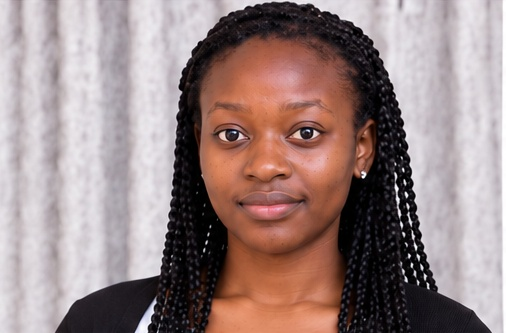
#> input picture images/aderline_neutral.jpg, 506 x 333 px; its folder holds only this picture in this run
$ python image_pipeline.py
#> lines starting #> are read from the running program, lines starting #| are printed output that depends on the picture
"""Task 2: load face images, display samples, augment, extract features -> image_features.csv.

Expected naming (consistent, as the rubric asks):
    images/<member>_<expression>.<jpg|jpeg|png>
    expression in {neutral, smiling, surprised}
e.g. images/chriss_neutral.jpg

Run from the repo root:
    python src/image_pipeline.py --images images --out data/image_features.csv
"""
import argparse
import re
from pathlib import Path

import cv2
import matplotlib
import matplotlib.pyplot as plt
import numpy as np
import pandas as pd
from skimage.feature import hog

EXPRESSIONS = ("neutral", "smiling", "surprised")
EXTS = {".jpg", ".jpeg", ".png"}
SIZE = 128  # faces are resized to SIZE x SIZE before feature extraction

def _load_cascade():
    name = "haarcascade_frontalface_default.xml"
    if not hasattr(cv2, "CascadeClassifier"):
        return None
    candidates = []
    if getattr(cv2, "data", None):
        candidates.append(Path(cv2.data.haarcascades) / name)
    candidates.append(Path(__file__).resolve().parent.parent / "models" / name)  # repo fallback
    for c in candidates:
        if c.exists():
            cc = cv2.CascadeClassifier(str(c))
            if not cc.empty():
                return cc
    return cv2.CascadeClassifier()


_cascade = _load_cascade()
if _cascade is None or _cascade.empty():
    print("[warn] Haar face cascade not found; using the full image instead of a face crop.")


def parse_name(path):
    m = re.match(r"^(?P<member>.+)_(?P<expr>neutral|smiling|surprised)$", path.stem, re.I)
    if not m:
        return None
    return m["member"].lower(), m["expr"].lower()


def load_images(folder):
    items, skipped = [], []
    for p in sorted(Path(folder).iterdir()):
        if p.suffix.lower() not in EXTS:
            continue
        parsed = parse_name(p)
        img = cv2.imread(str(p))
        if parsed is None or img is None:
            skipped.append(p.name)
            continue
        items.append({"member": parsed[0], "expression": parsed[1], "path": p, "bgr": img})
    if skipped:
        print(f"[warn] skipped (bad name or unreadable): {skipped}")
    return items


def crop_face(bgr):
    """Crop the largest detected face; fall back to the full image if none is found."""
    gray = cv2.cvtColor(bgr, cv2.COLOR_BGR2GRAY)
    faces = [] if _cascade is None or _cascade.empty() else _cascade.detectMultiScale(
        gray, 1.1, 5, minSize=(60, 60)
    )
    if len(faces):
        x, y, w, h = max(faces, key=lambda f: f[2] * f[3])
        bgr = bgr[y:y + h, x:x + w]
    # every face is converted to grayscale so colour vs black-and-white photos cannot leak identity
    return to_gray(cv2.resize(bgr, (SIZE, SIZE)))


# ---------- augmentations ----------
def rotate(img, angle):
    h, w = img.shape[:2]
    M = cv2.getRotationMatrix2D((w / 2, h / 2), angle, 1.0)
    return cv2.warpAffine(img, M, (w, h), borderMode=cv2.BORDER_REFLECT)


def to_gray(img):
    return cv2.cvtColor(cv2.cvtColor(img, cv2.COLOR_BGR2GRAY), cv2.COLOR_GRAY2BGR)


AUGMENTATIONS = {
    "original": lambda im: im,
    "rotate_pos15": lambda im: rotate(im, 15),
    "rotate_neg15": lambda im: rotate(im, -15),
    "flip_horizontal": lambda im: cv2.flip(im, 1),
    "gaussian_blur": lambda im: cv2.GaussianBlur(im, (7, 7), 0),
    "brightness_up": lambda im: cv2.convertScaleAbs(im, alpha=1.0, beta=40),
}


# ---------- features ----------
def extract_features(bgr):
    feats = {}
    gray = cv2.cvtColor(bgr, cv2.COLOR_BGR2GRAY)
    # 1) grayscale intensity histogram: 16 bins, normalised (all faces are grayscale-standardised)
    h = cv2.calcHist([gray], [0], None, [16], [0, 256]).flatten()
    h = h / (h.sum() + 1e-9)
    for j, v in enumerate(h):
        feats[f"hist_gray_{j}"] = float(v)
    feats["gray_mean"] = float(gray.mean())
    feats["gray_std"] = float(gray.std())
    # 2) HOG descriptor of the 64x64 grayscale face = compact shape "embedding"
    small = cv2.resize(gray, (64, 64))
    vec = hog(small, orientations=9, pixels_per_cell=(16, 16), cells_per_block=(2, 2))
    for j, v in enumerate(vec):
        feats[f"hog_{j}"] = float(v)
    return feats


def show_samples(items, out_png):
    members = sorted({i["member"] for i in items})
    fig, axes = plt.subplots(len(members), len(EXPRESSIONS),
                             figsize=(3 * len(EXPRESSIONS), 3 * len(members)), squeeze=False)
    for r, m in enumerate(members):
        for c, e in enumerate(EXPRESSIONS):
            ax = axes[r][c]
            ax.axis("off")
            match = [i for i in items if i["member"] == m and i["expression"] == e]
            if match:
                ax.imshow(cv2.cvtColor(crop_face(match[0]["bgr"]), cv2.COLOR_BGR2RGB))
            else:
                ax.text(0.5, 0.5, "missing", ha="center", va="center")
            ax.set_title(f"{m} - {e}", fontsize=9)
    fig.suptitle("Sample faces per member and expression")
    fig.tight_layout()
    fig.savefig(out_png, dpi=150)
    plt.close(fig)


def show_augmentations(item, out_png):
    face = crop_face(item["bgr"])
    fig, axes = plt.subplots(1, len(AUGMENTATIONS), figsize=(3 * len(AUGMENTATIONS), 3.2))
    for ax, (name, fn) in zip(axes, AUGMENTATIONS.items()):
        ax.imshow(cv2.cvtColor(fn(face), cv2.COLOR_BGR2RGB))
        ax.set_title(name, fontsize=9)
        ax.axis("off")
    fig.suptitle(f"Augmentations: {item['member']} - {item['expression']}")
    fig.tight_layout()
    fig.savefig(out_png, dpi=150)
    plt.close(fig)


def main():
    matplotlib.use("Agg")  # script mode: write PNGs, no window (notebooks keep their own backend)
    ap = argparse.ArgumentParser()
    ap.add_argument("--images", default="images")
    ap.add_argument("--out", default="data/image_features.csv")
    ap.add_argument("--plots", default="reports/figures")
    a = ap.parse_args()

    items = load_images(a.images)
#> in load_images, img is the input picture: shape (333, 506, 3); mean B, G, R 132, 133.5, 154
#> items = 1 item
    if not items:
        raise SystemExit(f"No valid images found in {a.images}. Expected <member>_<expression>.jpg")

    members = sorted({i["member"] for i in items})
#> members = ['aderline']
    print(f"Loaded {len(items)} images for {len(members)} members: {members}")
#| Loaded 1 images for 1 members: ['aderline']
    for m in members:
        have = {i["expression"] for i in items if i["member"] == m}
        miss = set(EXPRESSIONS) - have
        if miss:
            print(f"[warn] {m} is missing expressions: {sorted(miss)}")
#> this loop made 1 pass
#| [warn] aderline is missing expressions: ['smiling', 'surprised']

    Path(a.plots).mkdir(parents=True, exist_ok=True)
    show_samples(items, Path(a.plots) / "image_samples.png")
#> the loop in show_samples, `for r, m in enumerate(members):` made 1 pass
#> (r, m) on pass 1: (0, 'aderline')
#> pass 1, in crop_face, `gray = cv2.cvtColor(bgr, cv2.COLOR_BGR2GRAY)`:
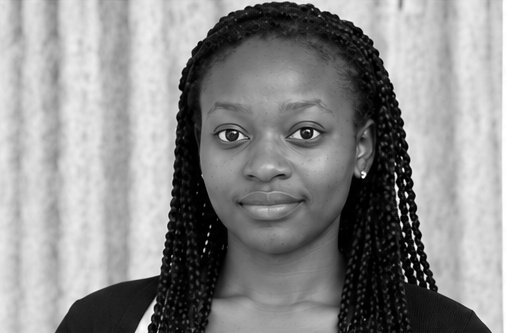
#> gray: shape (333, 506); min 0, max 255, mean 139.4
#> pass 1, in crop_face, `bgr = bgr[y:y + h, x:x + w]`:
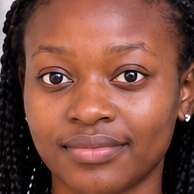
#> bgr: shape (194, 194, 3); mean of channels 0, 1, 2 67, 80.5, 129.9; drawn as B, G, R
#> in show_samples, `fig.savefig(out_png, dpi=150)`:
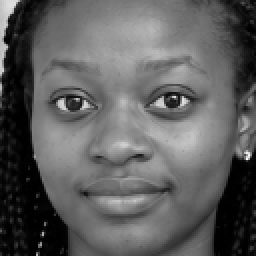
#> shown: shape (128, 128, 3) (shown 2 times larger); min 0, max 250, mean 93.6
    show_augmentations(items[0], Path(a.plots) / "image_augmentations_example.png")
#> the loop in show_augmentations, `for ax, (name, fn) in zip(axes, AUGMENTATIONS.items()):` made 6 passes
#> in show_augmentations, `fig.savefig(out_png, dpi=150)`:
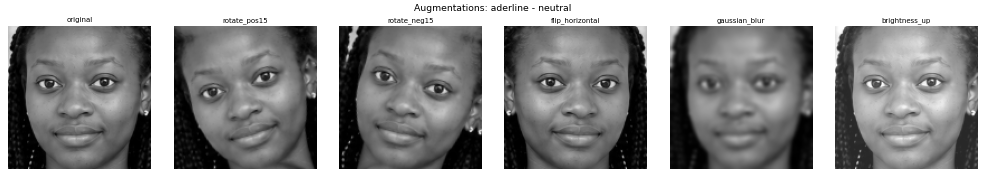
#> figure drawn by matplotlib, 6 panels

    rows = []
    for it in items:
        face = crop_face(it["bgr"])
        for aug_name, fn in AUGMENTATIONS.items():
            row = {"member": it["member"], "expression": it["expression"],
                   "source_file": it["path"].name, "augmentation": aug_name}
            row.update(extract_features(fn(face)))
            rows.append(row)
#> this loop made 1 pass
#> (faces in crop_face, x in crop_face, y in crop_face, w in crop_face) on pass 1: ([[176, 57, 194, 194]], 176, 57, 128)
#> pass 1, in extract_features, `small = cv2.resize(gray, (64, 64))`:
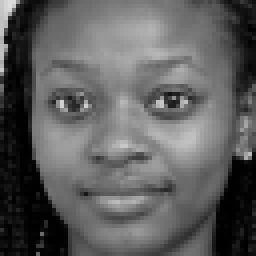
#> small: shape (64, 64) (shown 4 times larger); min 0, max 220, mean 93.7
#> pass 1, in extract_features (call 2), `gray = cv2.cvtColor(bgr, cv2.COLOR_BGR2GRAY)`:
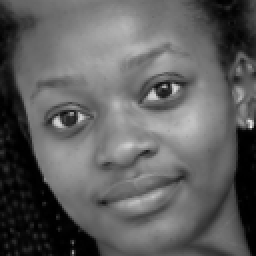
#> gray: shape (128, 128) (shown 2 times larger); min 0, max 228, mean 94.6
#> pass 1, in extract_features (call 2), `small = cv2.resize(gray, (64, 64))`:
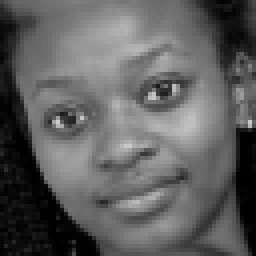
#> small: shape (64, 64) (shown 4 times larger); min 0, max 205, mean 94.7
#> after the loop, rows = 6 items

    df = pd.DataFrame(rows)
#> df = table of 6 rows and 346 columns
    Path(a.out).parent.mkdir(parents=True, exist_ok=True)
    df.to_csv(a.out, index=False)
    print(f"Saved {a.out}: {df.shape[0]} rows x {df.shape[1]} cols "
          f"({len(AUGMENTATIONS)} variants per source image)")
#| Saved data/image_features.csv: 6 rows x 346 cols (6 variants per source image)


if __name__ == "__main__":
    main()

$ run again, on images/elox_smiling.jpg
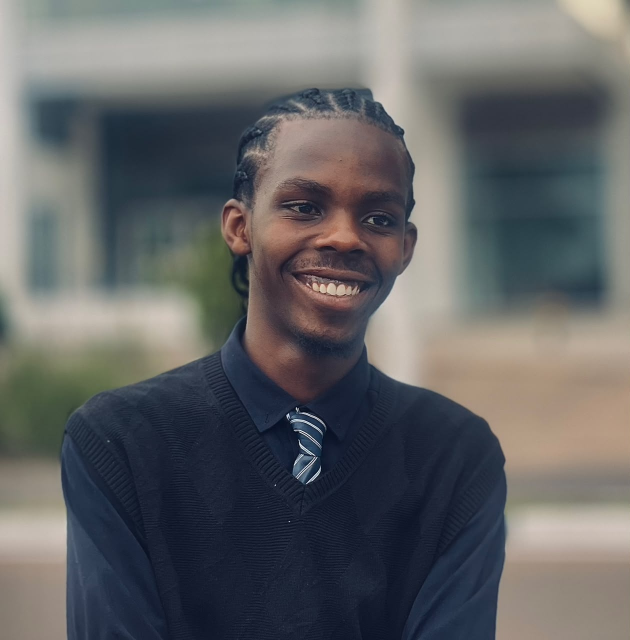
#> input picture images/elox_smiling.jpg, 1259 x 1280 px (shown at 1/2 size)
#> in load_images, img is the input picture: shape (1280, 1259, 3); mean B, G, R 101.6, 100.3, 99.1
#> items = 1 item
#> in main, `members = sorted({i["member"] for i in items})`: members = ['elox']
#| Loaded 1 images for 1 members: ['elox']
#> the loop in main, `for m in members:` made 1 pass
#> (printed output is left out)
#> the loop in show_samples, `for r, m in enumerate(members):` made 1 pass
#> (r, m) on pass 1: (0, 'elox')
#> in show_samples, `fig.savefig(out_png, dpi=150)`:
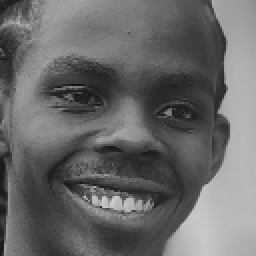
#> shown: shape (128, 128, 3) (shown 2 times larger); min 16, max 208, mean 104.5
#> the loop in show_augmentations, `for ax, (name, fn) in zip(axes, AUGMENTATIONS.items()):` made 6 passes
#> the loop in main, `for it in items:` made 1 pass
#> (faces in crop_face, x in crop_face, y in crop_face, w in crop_face) on pass 1: ([[487, 271, 387, 387]], 487, 271, 128)
#> pass 1, in extract_features (call 2), `small = cv2.resize(gray, (64, 64))`:
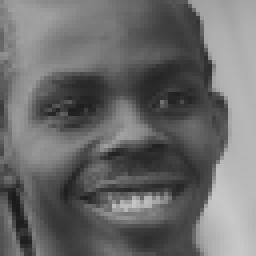
#> small: shape (64, 64) (shown 4 times larger); min 26, max 199, mean 107
#> after the loop in main, `for it in items:`: rows = 6 items
#> df = table of 6 rows and 346 columns
#| Saved data/image_features.csv: 6 rows x 346 cols (6 variants per source image)

$ run again, on images/elox_surprised.jpg
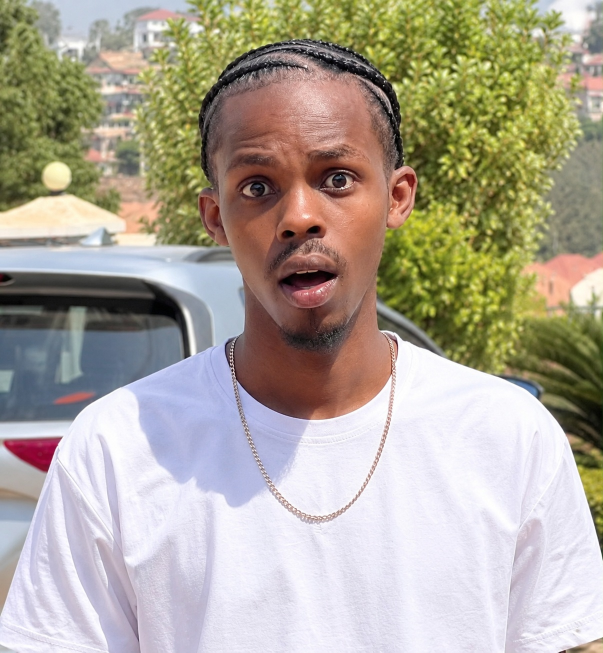
#> input picture images/elox_surprised.jpg, 1206 x 1305 px (shown at 1/2 size)
#> in load_images, img is the input picture: shape (1305, 1206, 3); mean B, G, R 151.6, 166.1, 173.5
#> items = 1 item
#> in main, `members = sorted({i["member"] for i in items})`: members = ['elox']
#| Loaded 1 images for 1 members: ['elox']
#> the loop in main, `for m in members:` made 1 pass
#> (printed output is left out)
#> the loop in show_samples, `for r, m in enumerate(members):` made 1 pass
#> (r, m) on pass 1: (0, 'elox')
#> in show_samples, `fig.savefig(out_png, dpi=150)`:
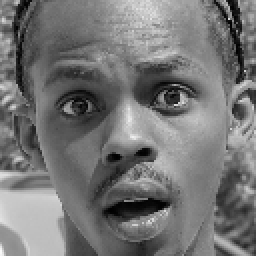
#> shown: shape (128, 128, 3) (shown 2 times larger); min 0, max 248, mean 116.8
#> the loop in show_augmentations, `for ax, (name, fn) in zip(axes, AUGMENTATIONS.items()):` made 6 passes
#> the loop in main, `for it in items:` made 1 pass
#> (faces in crop_face, x in crop_face, y in crop_face, w in crop_face) on pass 1: ([[375, 191, 451, 451]], 375, 191, 128)
#> pass 1, in extract_features (call 2), `small = cv2.resize(gray, (64, 64))`:
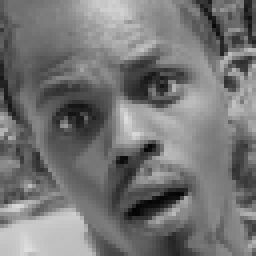
#> small: shape (64, 64) (shown 4 times larger); min 4, max 222, mean 117
#> after the loop in main, `for it in items:`: rows = 6 items
#> df = table of 6 rows and 346 columns
#| Saved data/image_features.csv: 6 rows x 346 cols (6 variants per source image)

$ run again, on images/robert_neutral.jpeg
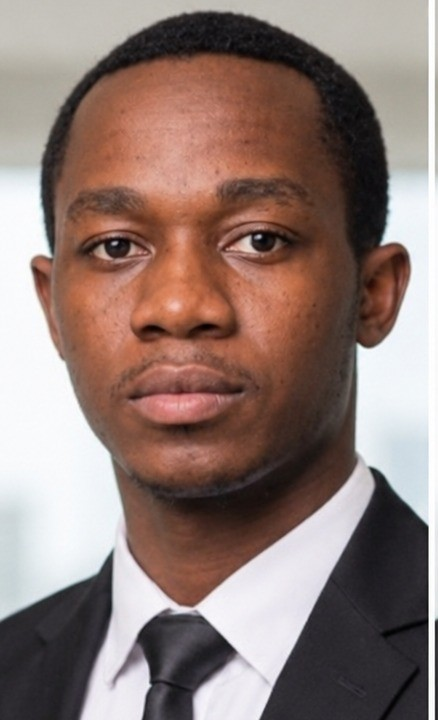
#> input picture images/robert_neutral.jpeg, 438 x 720 px
#> in load_images, img is the input picture: shape (720, 438, 3); mean B, G, R 116.7, 122.9, 143.6
#> items = 1 item
#> in main, `members = sorted({i["member"] for i in items})`: members = ['robert']
#| Loaded 1 images for 1 members: ['robert']
#> the loop in main, `for m in members:` made 1 pass
#> (printed output is left out)
#> the loop in show_samples, `for r, m in enumerate(members):` made 1 pass
#> (r, m) on pass 1: (0, 'robert')
#> the loop in show_augmentations, `for ax, (name, fn) in zip(axes, AUGMENTATIONS.items()):` made 6 passes
#> the loop in main, `for it in items:` made 1 pass
#> (faces in crop_face, x in crop_face, y in crop_face, w in crop_face) on pass 1: ([[28, 109, 323, 323]], 28, 109, 128)
#> pass 1, in extract_features (call 2), `small = cv2.resize(gray, (64, 64))`:
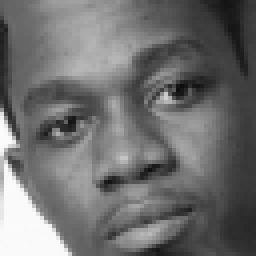
#> small: shape (64, 64) (shown 4 times larger); min 13, max 251, mean 110.6
#> after the loop in main, `for it in items:`: rows = 6 items
#> df = table of 6 rows and 346 columns
#| Saved data/image_features.csv: 6 rows x 346 cols (6 variants per source image)
